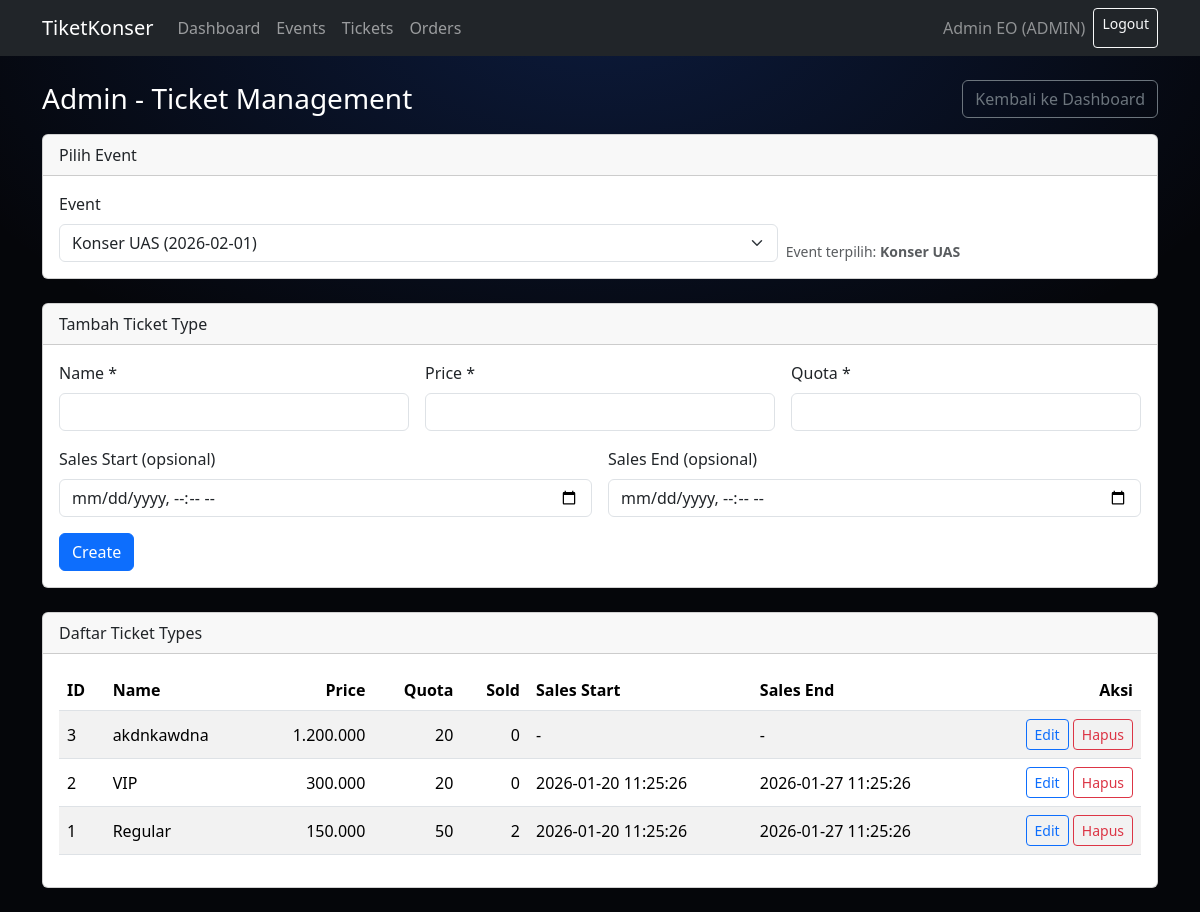
The app's page /views/admin/tickets.php (signed in), older data.
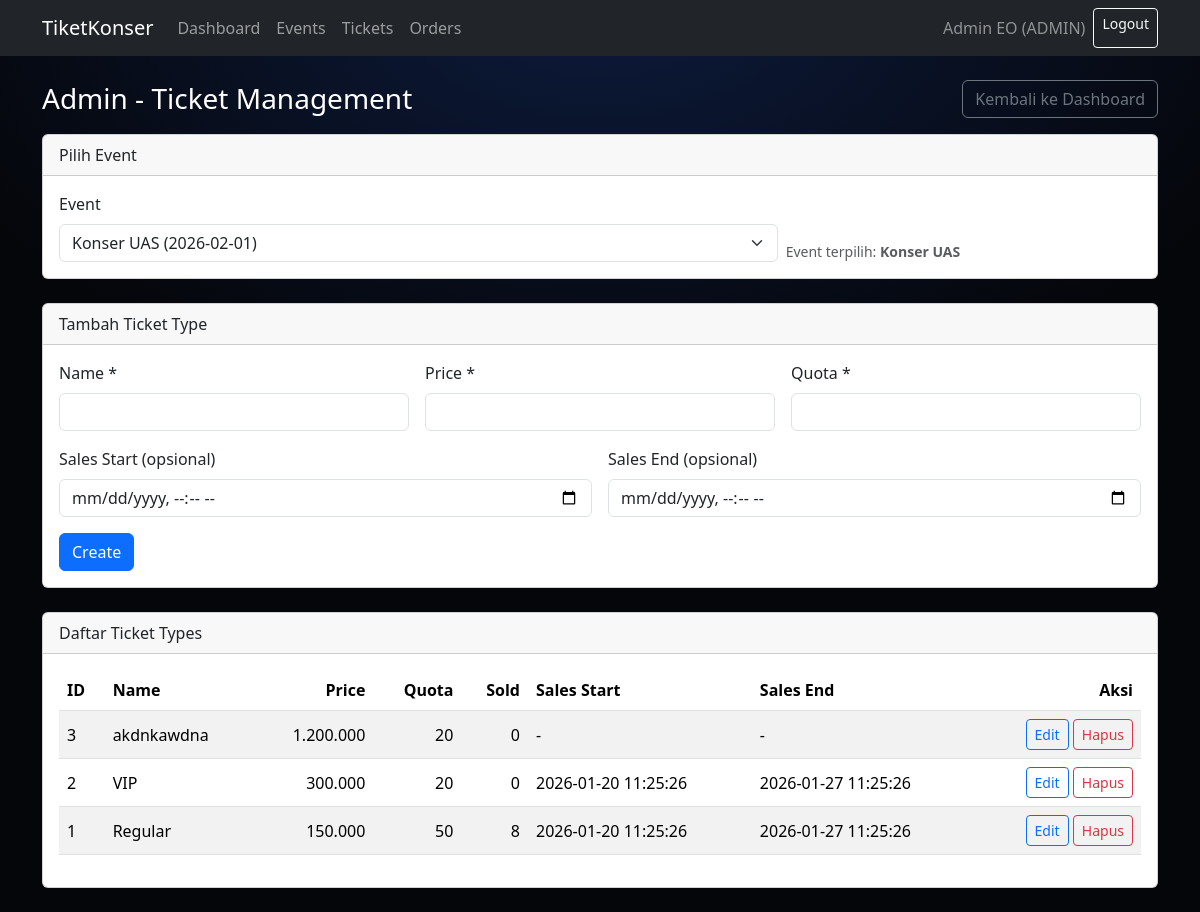
The same page, newer data.
### tables this page shows
CREATE TABLE `ticket_types` (
  `id` int(11) NOT NULL,
  `event_id` int(11) NOT NULL,
  `name` varchar(100) NOT NULL,
  `price` decimal(12,2) NOT NULL DEFAULT 0.00,
  `quota` int(11) NOT NULL DEFAULT 0,
  `sold` int(11) NOT NULL DEFAULT 0,
  `sales_start` datetime DEFAULT NULL,
  `sales_end` datetime DEFAULT NULL,
  `created_at` datetime NOT NULL DEFAULT current_timestamp(),
  `updated_at` datetime NOT NULL DEFAULT current_timestamp() ON UPDATE current_timestamp()
);

### views/admin/tickets.php (the view, shortened to what the changed rows need)
<?php
require_once __DIR__ . '/../../src/db.php';
$pdo = $pdo ?? (function_exists('db') ? db() : null);
$events = $pdo->query("SELECT id, title, event_date FROM events ORDER BY event_date DESC, id DESC")->fetchAll(PDO::FETCH_ASSOC);
$eventId = (int)($_GET['event_id'] ?? 0);
if ($eventId <= 0 && !empty($events)) $eventId = (int)$events[0]['id'];
$stmt = $pdo->prepare("SELECT * FROM ticket_types WHERE event_id = ? ORDER BY id DESC");
$stmt->execute([$eventId]);
$ticketTypes = $stmt->fetchAll(PDO::FETCH_ASSOC);
include __DIR__ . '/../layout/header.php';
?>
<div class="container py-4">
  <div class="card">
    <div class="card-body table-responsive">
      <table class="table table-striped align-middle">
        <thead>
          <tr>
            <th>ID</th>
            <th>Name</th>
            <th class="text-end">Price</th>
            <th class="text-end">Quota</th>
            <th class="text-end">Sold</th>
            <th>Sales Start</th>
            <th>Sales End</th>
            <th class="text-end">Aksi</th>
          </tr>
        </thead>
        <tbody>
        <?php foreach ($ticketTypes as $t): ?>
          <tr>
            <td><?= (int)$t['id'] ?></td>
            <td><?= htmlspecialchars($t['name']) ?></td>
            <td class="text-end"><?= number_format((float)$t['price'], 0, ',', '.') ?></td>
            <td class="text-end"><?= (int)$t['quota'] ?></td>
            <td class="text-end"><?= (int)($t['sold'] ?? 0) ?></td>
            <td><?= htmlspecialchars($t['sales_start'] ?? '-') ?></td>
            <td><?= htmlspecialchars($t['sales_end'] ?? '-') ?></td>
            <td class="text-end">
              <a class="btn btn-sm btn-outline-primary" href="tickets.php?event_id=<?= (int)$eventId ?>&edit=<?= (int)$t['id'] ?>">Edit</a>
              <form method="post" action="tickets.php?event_id=<?= (int)$eventId ?>" class="d-inline" onsubmit="return confirm('Yakin hapus ticket type ini?');">
                <button class="btn btn-sm btn-outline-danger" type="submit">Hapus</button>
              </form>
            </td>
          </tr>
        <?php endforeach; ?>
        </tbody>
      </table>
    </div>
  </div>
</div>
<?php include __DIR__ . '/../layout/footer.php'; ?>

Row changes from the older to the newer data that the page shows:
changed ticket_types "Regular": sold "2" → "8"
